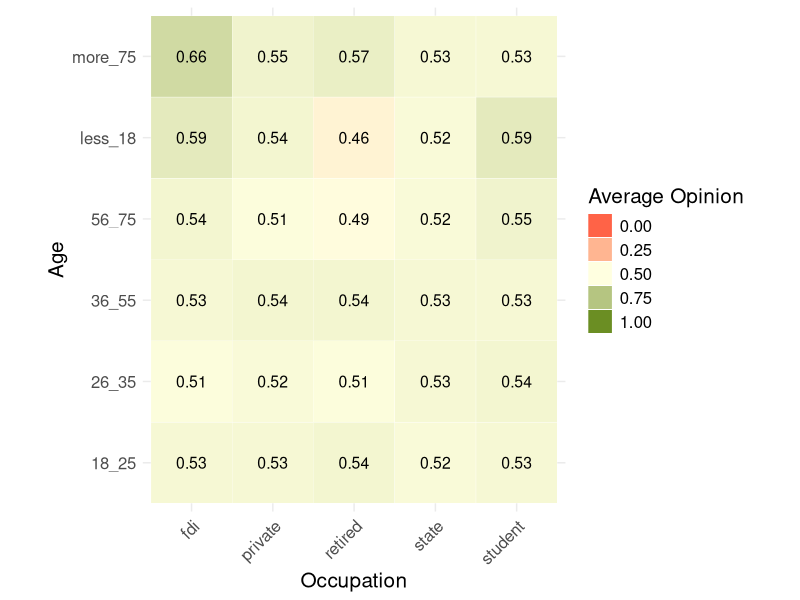
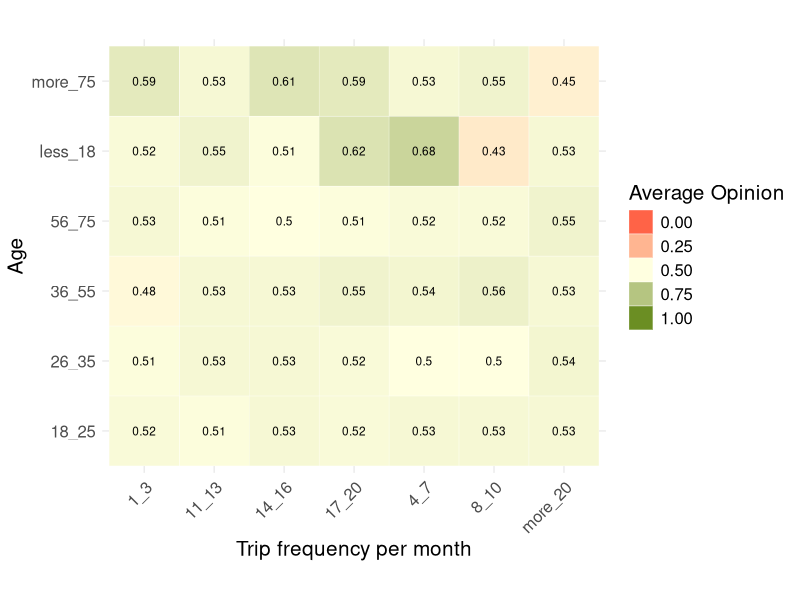
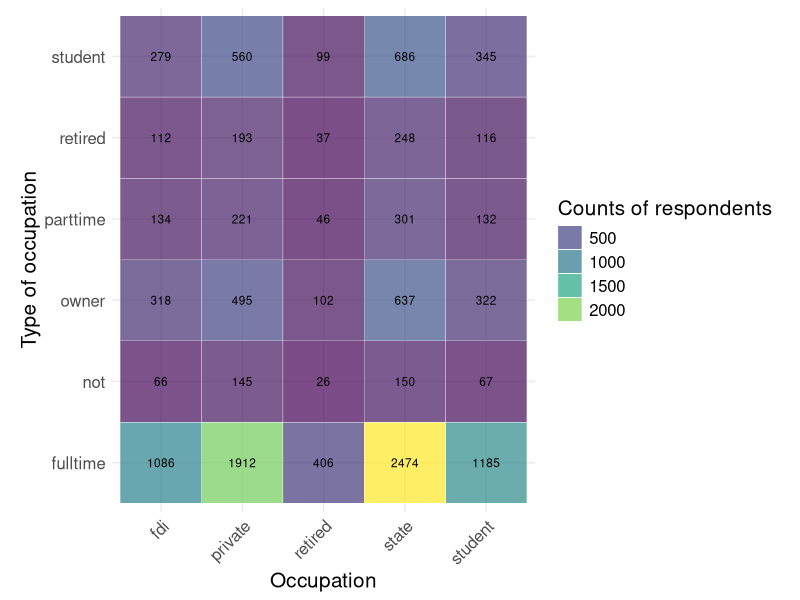
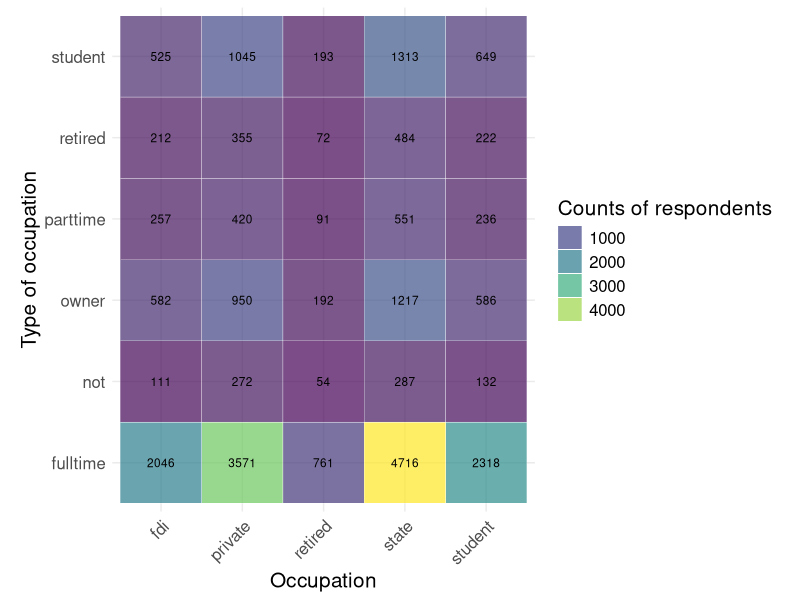

Recreate these plots in R, in order.
library(here)
library(tidyverse)
# load data
# check here() file path, which should be Contingency_table_R directory
df <- read_csv(here("data","randomized_survey_data.csv"))

# Plot 1: do contingency table of opinion on the ban (average) ----
# do contingency table of opinion on the ban for different age groups and occupations
df %>% group_by(occup, age) %>% 
  summarise(n=round(sum(opinion_ban1)/n(),2)) %>%
  ggplot(aes(x = occup, y = age, fill = n ))  +
  geom_tile(color = "white") +
  scale_fill_gradient2(high = "olivedrab", low = "tomato",
                       mid="lightyellow",midpoint = 0.5,
                       space = "Lab", name="count"
                       ,limits=c(0,1)) +
  # make sure x and y have the same scaling
  coord_fixed() +
  # add the values to the tiles, using row and name as coordinates 
  geom_text(aes(occup,age,label=n), color = "black", size = 4) +
  theme_minimal() +
  # adjust text direction on x-axis 
  theme(axis.text.x = element_text(angle = 45, vjust = 1,hjust = 1),
        text = element_text(size=15)) +
  # remove the axis labels by making them blank
  xlab("Occupation") + ylab("Age") + 
  guides(fill=guide_legend(title="Average Opinion")) 

# do contingency table of opinion on the ban for trip frequency and purpose
df %>% group_by(freqmon1, age) %>% 
  summarise(n=round(sum(opinion_ban1)/n(),2)) %>%
  ggplot(aes(x = freqmon1, y = age, fill = n ))  +
  geom_tile(color = "white") +
  scale_fill_gradient2(high = "olivedrab", low = "tomato",
                       mid="lightyellow",midpoint = 0.5,
                       space = "Lab", name="count"
                       ,limits=c(0,1)) +
  # make sure x and y have the same scaling
  coord_fixed() +
  # add the values to the tiles, using row and name as coordinates 
  geom_text(aes(freqmon1,age,label=n), color = "black", size = 3) +
  theme_minimal() +
  # adjust text direction on x-axis 
  theme(axis.text.x = element_text(angle = 45, vjust = 1,hjust = 1),
        text = element_text(size=15)) +
  # remove the axis labels by making them blank
  ylab("Age") +xlab("Trip frequency per month") + 
  guides(fill=guide_legend(title="Average Opinion"))

# Plot 2: Occupation and type of occupation demographic group counts ----
# do contingency table of opinion on the ban for different occupations and types of occupation
df %>% group_by(occup, ft_pt) %>% 
  summarise(n=n()) %>%
  ggplot(aes(x = occup, y = ft_pt, fill = n ))  +
  geom_tile(color = "white") +
  scale_fill_viridis_c(alpha=0.7) +
  # make sure x and y have the same scaling
  coord_fixed() +
  # add the values to the tiles, using row and name as coordinates 
  geom_text(aes(occup,ft_pt,label=n), color = "black", size = 3) +
  theme_minimal() +
  # adjust text direction on x-axis 
  theme(axis.text.x = element_text(angle = 45, vjust = 1,hjust = 1),
        text = element_text(size=15)) +
  # remove the axis labels by making them blank
  xlab("Occupation") + ylab("Type of occupation") + 
  guides(fill=guide_legend(title="Counts of respondents")) 

# Plot 3: Cumulative sum of values (number of motorbikes) for a given subgroup (occupation,type of occupation) ----
# do contingency table of total number of motorbikes owned for different occupations and types of occupation
df %>% group_by(occup, ft_pt) %>% 
  summarise(n=round(sum(own_motob),1)) %>%
  ggplot(aes(x = occup, y = ft_pt, fill = n ))  +
  geom_tile(color = "white") +
  scale_fill_viridis_c(alpha=0.7) +
  # make sure x and y have the same scaling
  coord_fixed() +
  # add the values to the tiles, using row and name as coordinates 
  geom_text(aes(occup,ft_pt,label=n), color = "black", size = 3) +
  theme_minimal() +
  # adjust text direction on x-axis 
  theme(axis.text.x = element_text(angle = 45, vjust = 1,hjust = 1),
        text = element_text(size=15)) +
  # remove the axis labels by making them blank
  xlab("Occupation") + ylab("Type of occupation") + 
  guides(fill=guide_legend(title="Counts of respondents")) 